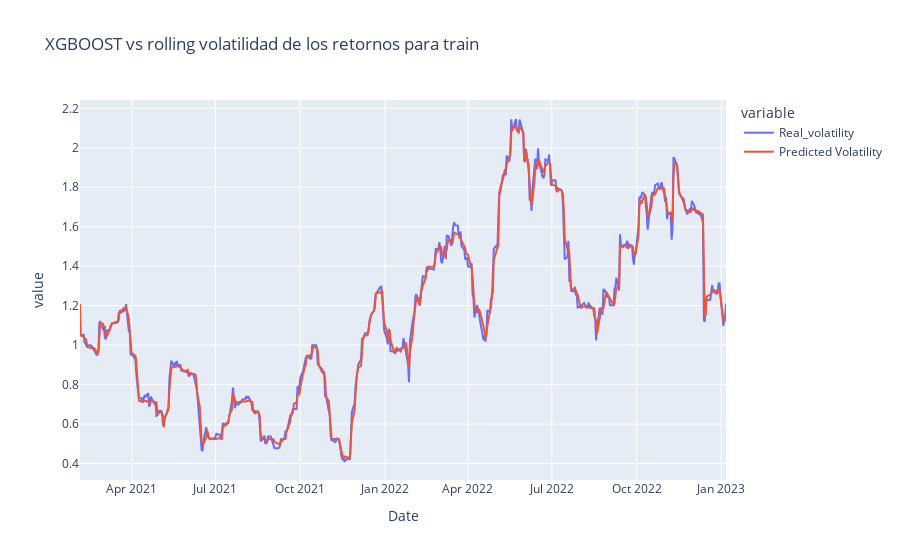

The notebook cell saved with this chart:
### Code cell
XGBoost_and_rolling = px.line(XGBoost_and_rolling,
                              title="XGBOOST vs rolling volatilidad de los retornos para train")
XGBoost_and_rolling.show()

### Figure 1 — Plotly figure (JSON) as saved in the notebook; plotly's stock layout.template omitted (floating-point values rounded to 4 significant figures; data arrays with more than 128 entries replaced by an {"elided": "..."} marker saying what was removed)
{"data": [{"hovertemplate": "variable=Real_volatility<br>Date=%{x}<br>value=%{y}<extra></extra>", "legendgroup": "Real_volatility", "line": {"color": "#636efa", "dash": "solid"}, "marker": {"symbol": "circle"}, "mode": "lines", "name": "Real_volatility", "orientation": "v", "showlegend": true, "type": "scatter", "x": {"elided": "485 str values"}, "xaxis": "x", "y": {"elided": "485 float values"}, "yaxis": "y"}, {"hovertemplate": "variable=Predicted Volatility<br>Date=%{x}<br>value=%{y}<extra></extra>", "legendgroup": "Predicted Volatility", "line": {"color": "#EF553B", "dash": "solid"}, "marker": {"symbol": "circle"}, "mode": "lines", "name": "Predicted Volatility", "orientation": "v", "showlegend": true, "type": "scatter", "x": {"elided": "485 str values"}, "xaxis": "x", "y": {"elided": "485 float values"}, "yaxis": "y"}], "layout": {"legend": {"title": {"text": "variable"}, "tracegroupgap": 0}, "title": {"text": "XGBOOST vs rolling volatilidad de los retornos para train"}, "xaxis": {"anchor": "y", "domain": [0, 1], "title": {"text": "Date"}}, "yaxis": {"anchor": "x", "domain": [0, 1], "title": {"text": "value"}}}}
